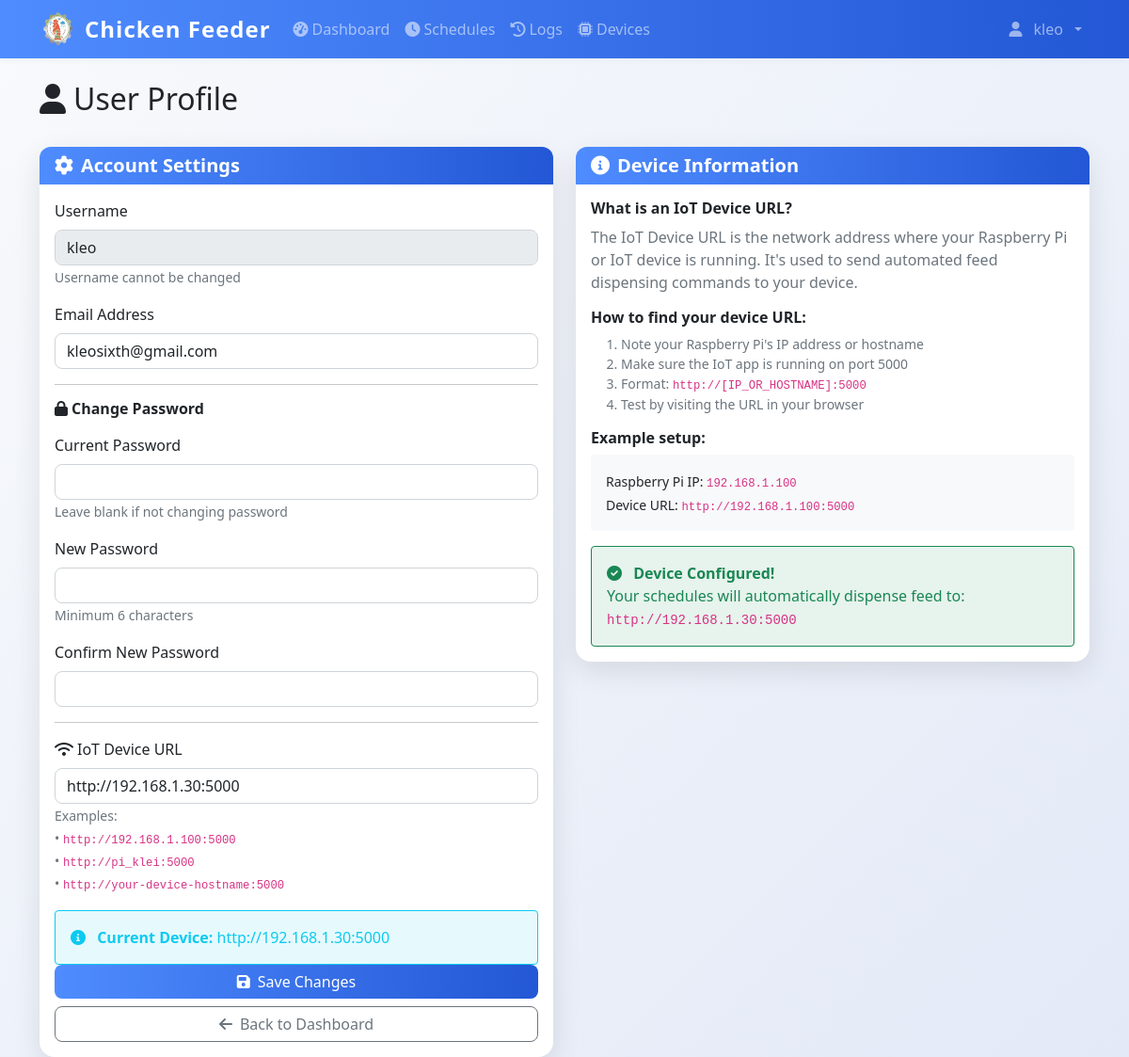
Page /profile (signed in) on the earlier database version.
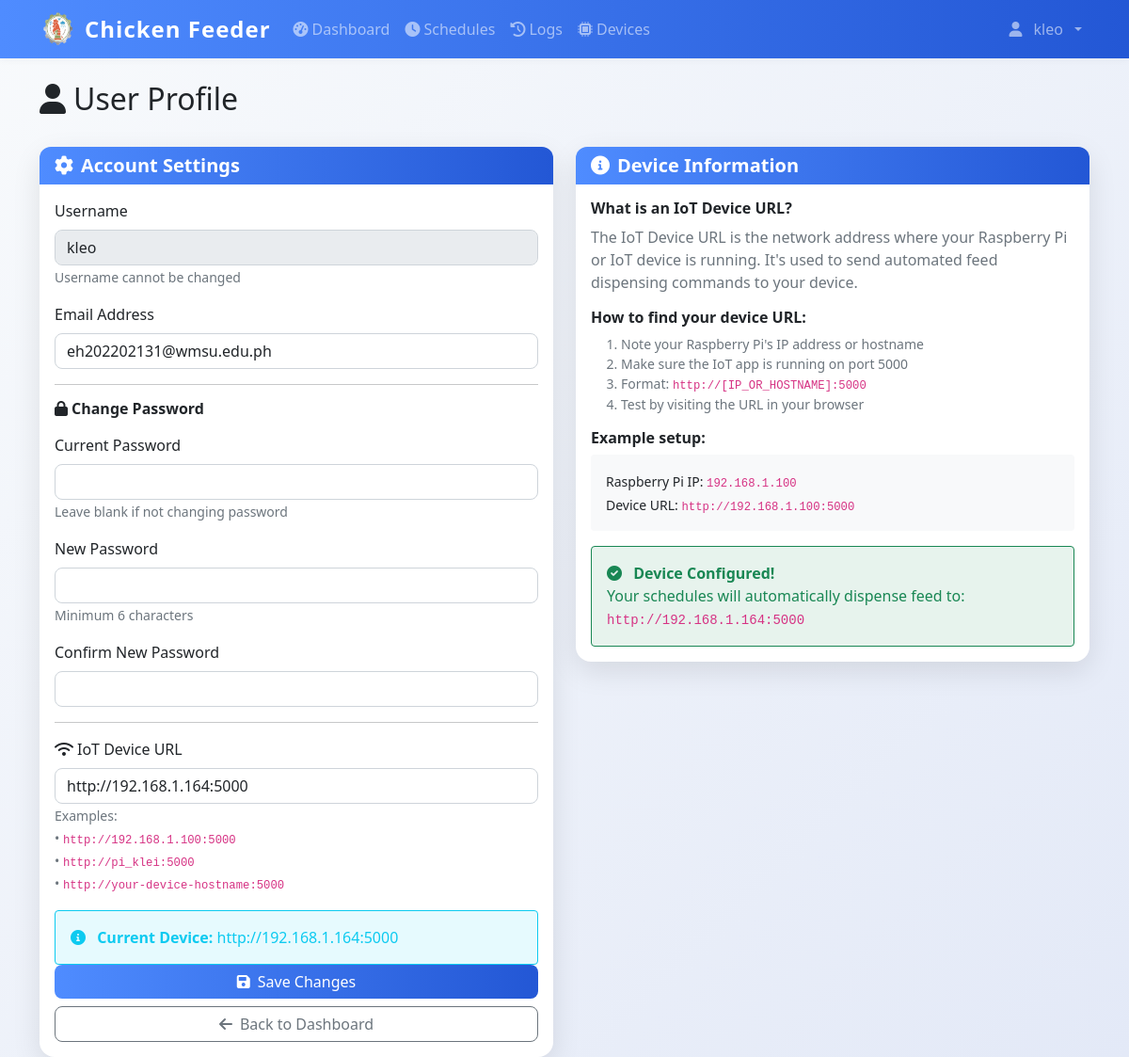
Same page on the later database version.
### models.py (models this page shows)
class User(UserMixin, db.Model):
    id = db.Column(db.Integer, primary_key=True)
    username = db.Column(db.String(80), unique=True, nullable=False)
    email = db.Column(db.String(120), unique=True, nullable=False)
    password_hash = db.Column(db.String(120), nullable=False)
    iot_device_url = db.Column(db.String(255), nullable=True)  # e.g., 'http://192.168.1.100:5000' or 'pi_klei'
    is_admin = db.Column(db.Boolean, default=True)
    created_at = db.Column(db.DateTime, default=datetime.now)

### app.py (the view, shortened to what this page needs)
@app.route('/profile', methods=['GET', 'POST'])
@login_required
def profile():
    return render_template('profile.html', user=current_user)

### app.py (called while the page is built)
@login_manager.user_loader
def load_user(user_id):
    return db.session.get(User, int(user_id))

@app.context_processor
def inject_datetime():
    return {'datetime': datetime}

@app.before_request
def restrict_admin_from_user_pages():
    if current_user.is_authenticated and getattr(current_user, 'is_admin', False):
        if not request.path.startswith('/admin'):
            if not request.path.startswith('/static') and not request.path.startswith('/logout'):
                return redirect(url_for('admin.dashboard'))

### templates/profile.html (shortened to what the changed rows need)
{% extends "base.html" %}
{% block content %}
<div class="container mt-4">
    <div class="row mb-4">
        <div class="col">
            <h1 class="h2">
                <i class="fas fa-user me-2"></i>User Profile
            </h1>
        </div>
    </div>
    <div class="row">
        <div class="col-lg-6">
            <div class="card shadow">
                <div class="card-body">
                    <form method="POST">
                        <div class="mb-3">
                            <label for="username" class="form-label">Username</label>
                            <input type="text" class="form-control" id="username" value="{{ user.username }}" disabled>
                            <small class="text-muted">Username cannot be changed</small>
                        </div>
                        <div class="mb-3">
                            <label for="email" class="form-label">Email Address</label>
                            <input type="email" class="form-control" id="email" name="email" value="{{ user.email }}" required>
                        </div>
                        <hr>
                        <h6 class="mb-3">
                            <i class="fas fa-lock me-1"></i>Change Password
                        </h6>
                        <div class="mb-3">
                            <label for="current_password" class="form-label">Current Password</label>
                            <input type="password" class="form-control" id="current_password" name="current_password">
                            <small class="text-muted">Leave blank if not changing password</small>
                        </div>
                        <div class="mb-3">
                            <label for="new_password" class="form-label">New Password</label>
                            <input type="password" class="form-control" id="new_password" name="new_password">
                            <small class="text-muted">Minimum 6 characters</small>
                        </div>
                        <div class="mb-3">
                            <label for="confirm_password" class="form-label">Confirm New Password</label>
                            <input type="password" class="form-control" id="confirm_password" name="confirm_password">
                        </div>
                        <hr>
                        <div class="mb-3">
                            <label for="iot_device_url" class="form-label">
                                <i class="fas fa-wifi me-1"></i>IoT Device URL
                            </label>
                            <input type="text" class="form-control" id="iot_device_url" name="iot_device_url"
                                placeholder="http://192.168.1.100:5000"
                                value="{{ user.iot_device_url or '' }}">
                            <small class="form-text text-muted">
                                Examples:<br>
                                • <code>http://192.168.1.100:5000</code><br>
                                • <code>http://pi_klei:5000</code><br>
                                • <code>http://your-device-hostname:5000</code>
                            </small>
                        </div>
                        {% if user.iot_device_url %}
                        <div class="bg-info bg-opacity-10 text-info border border-info rounded p-3" role="alert">
                            <i class="fas fa-info-circle me-2"></i>
                            <strong>Current Device:</strong> {{ user.iot_device_url }}
                        </div>
                        {% else %}
                        <div class="bg-warning bg-opacity-10 text-warning border border-warning rounded p-3" role="alert">
                            <i class="fas fa-exclamation-triangle me-2"></i>
                            <strong>No device configured.</strong> Scheduled feeds will fail without an IoT device URL.
                        </div>
                        {% endif %}
                        <div class="d-grid gap-2">
                            <button type="submit" class="btn btn-primary">
                            </button>
                            <a href="{{ url_for('dashboard') }}" class="btn btn-outline-secondary">
                            </a>
                        </div>
                    </form>
                </div>
            </div>
        </div>
        <div class="col-lg-6">
            <div class="card shadow">
                <div class="card-body">
                    {% if user.iot_device_url %}
                    <div class="bg-success bg-opacity-10 text-success border border-success rounded p-3" role="alert">
                        <i class="fas fa-check-circle me-2"></i>
                        <strong>Device Configured!</strong><br>
                        Your schedules will automatically dispense feed to: <code>{{ user.iot_device_url }}</code>
                    </div>
                    {% endif %}
                </div>
            </div>
        </div>
    </div>
</div>
{% endblock %}

### templates/base.html (shortened to what this page needs)
<!DOCTYPE html>
<html lang="en">
<head>
    <link href="https://cdn.jsdelivr.net/npm/bootstrap@5.1.3/dist/css/bootstrap.min.css" rel="stylesheet">
    <link href="https://cdnjs.cloudflare.com/ajax/libs/font-awesome/6.0.0/css/all.min.css" rel="stylesheet">
    <link href="{{ url_for('static', filename='css/style.css') }}" rel="stylesheet">
</head>
<body>
    {% if current_user.is_authenticated %}
    <nav class="navbar navbar-expand-lg navbar-dark bg-primary">
        <div class="container">
            <div class="d-flex align-items-center gap-2">
                <img src="{{ url_for('static', filename='img/chicken-logo.png') }}" alt="Logo" style="width:40px;height:40px;" >
                <a class="navbar-brand" href="{{ url_for('dashboard') }}">
                   Chicken Feeder
                </a>
            </div>
            <div class="collapse navbar-collapse" id="navbarNav">
                <ul class="navbar-nav me-auto">
                    <li class="nav-item">
                        <a class="nav-link {% if request.endpoint == 'dashboard' %}active{% endif %}"
                           href="{{ url_for('dashboard') }}">
                            <i class="fas fa-tachometer-alt me-1"></i>Dashboard
                        </a>
                    </li>
                    <li class="nav-item">
                        <a class="nav-link {% if request.endpoint in ['schedules', 'add_schedule'] %}active{% endif %}"
                           href="{{ url_for('schedules') }}">
                            <i class="fas fa-clock me-1"></i>Schedules
                        </a>
                    </li>
                    <li class="nav-item">
                        <a class="nav-link {% if request.endpoint == 'logs' %}active{% endif %}"
                           href="{{ url_for('logs') }}">
                            <i class="fas fa-history me-1"></i>Logs
                        </a>
                    </li>
                    <li class="nav-item">
                        <a class="nav-link {% if request.endpoint in ['devices', 'add_device'] %}active{% endif %}"
                           href="{{ url_for('devices') }}">
                            <i class="fas fa-microchip me-1"></i>Devices
                        </a>
                    </li>
                </ul>
                <ul class="navbar-nav">
                    <li class="nav-item dropdown">
                        <a class="nav-link dropdown-toggle d-flex align-items-center gap-2" href="#" id="navbarDropdown" role="button"
                           data-bs-toggle="dropdown" aria-expanded="false">
                            <i class="fas fa-user me-1 "></i>{{ current_user.username }}
                        </a>
                    </li>
                </ul>
            </div>
        </div>
    </nav>
    {% endif %}
    <main class="container-fluid align-items-center">
        {% block content %}{% endblock %}
    </main>
</body>
</html>

Differences in the rows shown:
changed User "kleo": email "kleosixth@gmail.com" → "eh202202131@wmsu.edu.ph"; iot_device_url "http://192.168.1.30:5000" → "http://192.168.1.164:5000"
